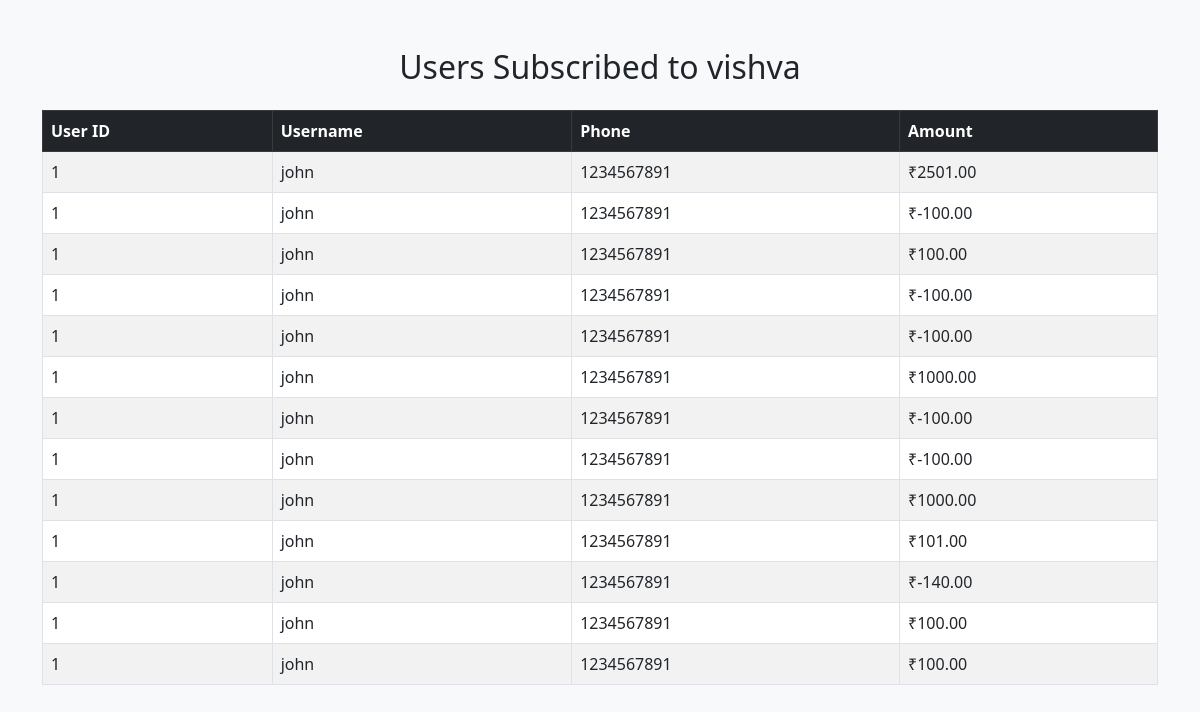
/owner/2/subscriptions, run on an earlier commit of the app's database.
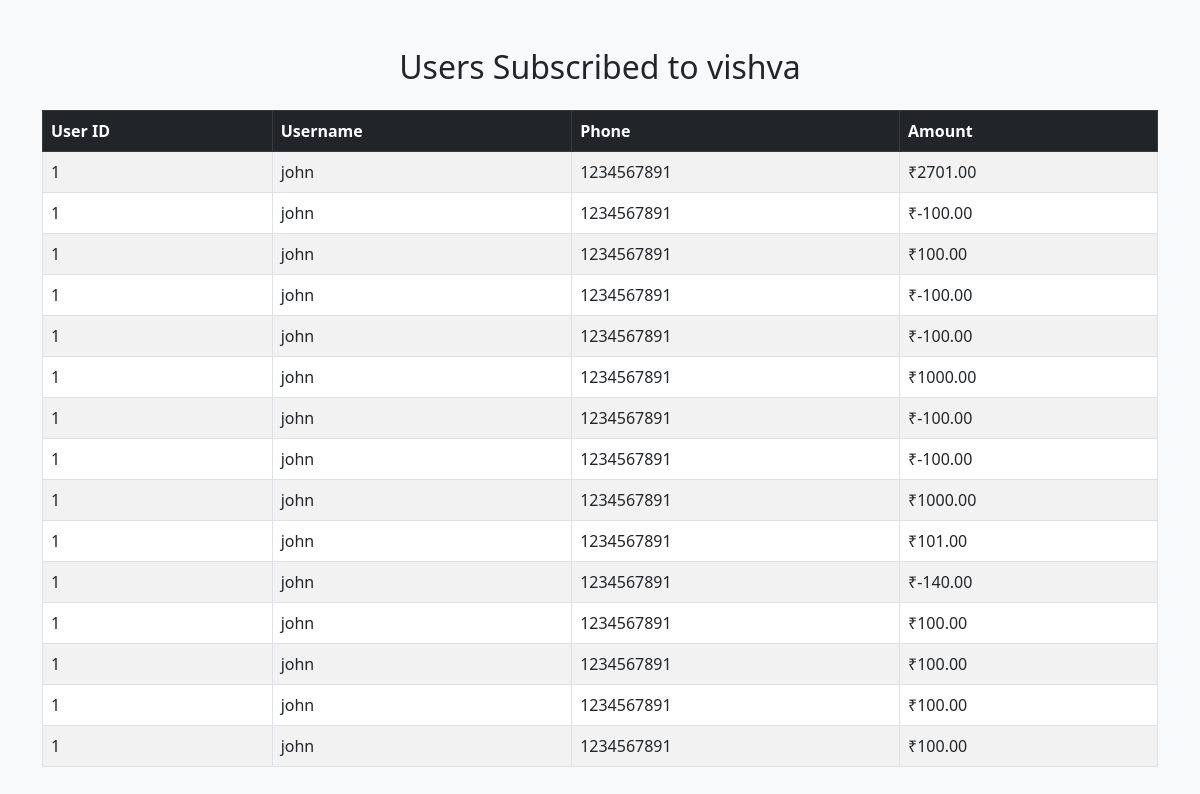
And on a later commit of the database.
### models.py (models this page shows, shortened)
class Owner(UserMixin, db.Model):
    __tablename__ = 'owners'
    id = db.Column(db.Integer, primary_key=True)
    username = db.Column(db.String(80), unique=True, nullable=False)
    email = db.Column(db.String(120), unique=True, nullable=False)
    password_hash = db.Column(db.String(256), nullable=False)
    phone = db.Column(db.String(20), nullable=False)
    gaming_center_name = db.Column(db.String(200), nullable=False)
    address = db.Column(db.String(255), nullable=True)
    active = db.Column(db.Boolean, default=True)
    created_at = db.Column(db.DateTime, default=datetime.utcnow)
    latitude = db.Column(db.Float, nullable=True)
    longitude = db.Column(db.Float, nullable=True)
    google_maps_link = db.Column(db.String(500), nullable=True)
    amenities = db.Column(db.Text, nullable=True)  # Stored as JSON string
    venue_image1 = db.Column(db.String(500), nullable=True)
    venue_image2 = db.Column(db.String(500), nullable=True)
    venue_image3 = db.Column(db.String(500), nullable=True)
    venue_image4 = db.Column(db.String(500), nullable=True)
    images_uploaded = db.Column(db.Boolean, default=False)
    consoles = db.relationship('Console', backref='owner', lazy=True, cascade='all, delete-orphan')
    subscriptions = db.relationship("Subscription", back_populates="owner", cascade="all, delete")

class Subscription(db.Model):
    __tablename__ = "subscription"
    id = db.Column(db.Integer, primary_key=True)
    amount = db.Column(db.Float, nullable=False)
    user_id = db.Column(db.Integer, db.ForeignKey('users.id'), nullable=False)
    owner_id = db.Column(db.Integer, db.ForeignKey('owners.id'), nullable=False)
    created_at = db.Column(db.DateTime, default=datetime.utcnow)
    user = db.relationship("User", back_populates="subscriptions")
    owner = db.relationship("Owner", back_populates="subscriptions")

class User(UserMixin, db.Model):
    __tablename__ = 'users'
    id = db.Column(db.Integer, primary_key=True)
    username = db.Column(db.String(80), unique=True, nullable=False)
    email = db.Column(db.String(120), unique=True, nullable=True)
    phone = db.Column(db.String(20), nullable=False , unique = True)
    password_hash = db.Column(db.String(256), nullable=False)
    full_name = db.Column(db.String(120), nullable=True)
    age = db.Column(db.Integer, nullable=True)
    created_at = db.Column(db.DateTime, default=datetime.utcnow)
    total_spent = db.Column(db.Float, default=0.0)
    bookings = db.relationship('TimeSlot', backref='user', lazy=True, foreign_keys='TimeSlot.user_id')
    coin_balances = db.relationship('UserCoinBalance', backref='user', lazy=True)
    subscriptions = db.relationship("Subscription", back_populates="user", cascade="all, delete")

### routes.py (the view)
@app.route('/owner/<int:owner_id>/subscriptions')
def owner_subscriptions(owner_id):
    owner = Owner.query.get_or_404(owner_id)
    subscriptions = Subscription.query.filter_by(owner_id=owner.id).all()
    return render_template('owner_subscriptions.html', owner=owner, subscriptions=subscriptions)

### templates/owner_subscriptions.html (shortened to what this page needs)
<!DOCTYPE html>
<html lang="en">
<head>
    <link href="https://cdn.jsdelivr.net/npm/bootstrap@5.3.0/dist/css/bootstrap.min.css" rel="stylesheet">
</head>
<body class="bg-light">
    <div class="container mt-5">
        <div class="text-center mb-4">
            <h2>Users Subscribed to {{ owner.username }}</h2>
        </div>
        {% if subscriptions %}
        <table class="table table-bordered table-striped">
            <thead class="table-dark">
                <tr>
                    <th>User ID</th>
                    <th>Username</th>
                    <th>Phone</th>
                    <th>Amount</th>
                </tr>
            </thead>
            <tbody>
                {% for sub in subscriptions %}
                <tr>
                    <td>{{ sub.user.id }}</td>
                    <td>{{ sub.user.username }}</td>
                    <td>{{ sub.user.phone }}</td>
                    <td>₹{{ '%.2f'|format(sub.amount) }}</td>
                </tr>
                {% endfor %}
            </tbody>
        </table>
        {% else %}
            <div class="alert alert-info text-center">
                No users have subscribed to this venue yet.
            </div>
        {% endif %}
    </div>
</body>
</html>

What changed in the data, as far as the page shows it:
changed Subscription (number 1 of 15 on the later page): amount "2501.00" → "2701.00"
added Subscription: user.id "1", user.username "john", user.phone "1234567891", amount "100.00"
added Subscription: user.id "1", user.username "john", user.phone "1234567891", amount "100.00"
